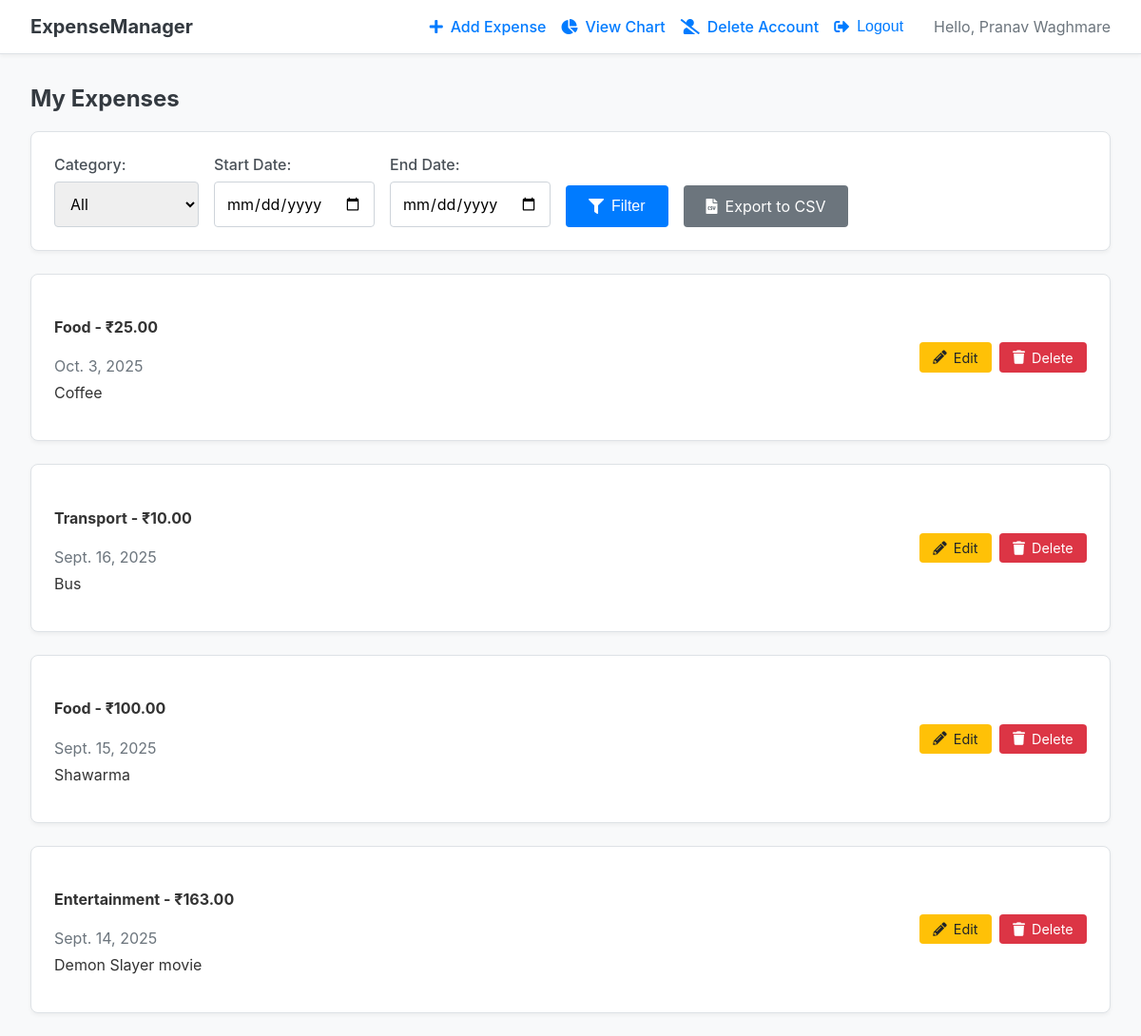
Screenshot of / (signed in) with the database file from the repository.
### expenses/models.py (models this page shows, shortened)
class Expense(models.Model):
    CATEGORY_CHOICES = [
        ('Entertainment', 'Entertainment'),
        ('Food', 'Food'),
        ('Transport', 'Transport'),
        ('Bills', 'Bills'),
        ('Healthcare', 'Healthcare'),
        ('Other', 'Other'),
    ]
    user = models.ForeignKey(User, on_delete=models.CASCADE)
    date = models.DateField()
    amount = models.DecimalField(max_digits=10, decimal_places=2)  # Using DecimalField is best practice for currency
    category = models.CharField(max_length=100, choices=CATEGORY_CHOICES)
    description = models.TextField(blank=True, null=True)  # Optional description

### expenses/views.py (the view)
# urls.py: path('', views.view_expenses, name='view_expenses'), # Dashboard/Home Page [cite: 76]
@login_required
def view_expenses(request):
    expenses = Expense.objects.filter(user=request.user).order_by('-date')
    categories = Expense.objects.filter(user=request.user).values_list('category', flat=True).distinct()
    category_filter = request.GET.get('category')
    start_date_filter = request.GET.get('start_date')
    end_date_filter = request.GET.get('end_date')
    if category_filter:
        expenses = expenses.filter(category=category_filter)
    if start_date_filter:
        expenses = expenses.filter(date__gte=start_date_filter)
    if end_date_filter:
        expenses = expenses.filter(date__lte=end_date_filter)
    context = {
        'expenses': expenses,
        'categories': categories,
    }
    return render(request, 'expenses/view_expenses.html', context)

### expenses/templates/expenses/view_expenses.html (shortened to what this page needs)
{% extends 'expenses/base.html' %}
{% block content %}
    <h2>My Expenses</h2>
    <form method="get" class="card">
        <div style="display: flex; align-items: flex-end; gap: 1em; flex-wrap: wrap;">
            <div class="filter-form">
                <label for="category">Category:</label>
                <select name="category" id="category">
                    <option value="">All</option>
                </select>
            </div>
            <div class="filter-form">
                <label for="start_date">Start Date:</label>
                <input type="date" name="start_date" id="start_date" value="{{ request.GET.start_date }}">
            </div>
            <div class="filter-form">
                <label for="end_date">End Date:</label>
                <input type="date" name="end_date" id="end_date" value="{{ request.GET.end_date }}">
            </div>
            <div style="display: flex; gap: 1em;">
                <button type="submit"><i class="fas fa-filter"></i>Filter</button>
                <a href="{% url 'export_to_csv' %}" class="btn btn-secondary"><i class="fas fa-file-csv"></i>Export to CSV</a>
            </div>
        </div>
    </form>
    {% for expense in expenses %}
        <div class="card">
            <div style="display: flex; justify-content: space-between; align-items: center;">
                <div>
                    <h4>{{ expense.category }} - ₹{{ expense.amount }}</h4>
                    <p style="margin: 0; color: #6c757d;">{{ expense.date }}</p>
                    {% if expense.description %}<p style="margin-top: 0.5em;">{{ expense.description }}</p>{% endif %}
                </div>
                <div style="display: flex; gap: 0.5em;">
                    <a href="{% url 'edit_expense' expense.id %}" class="btn btn-sm btn-edit"><i class="fas fa-pencil-alt"></i>Edit</a>
                    <a href="{% url 'delete_expense' expense.id %}" class="btn btn-sm btn-delete"><i class="fas fa-trash"></i>Delete</a>
                </div>
            </div>
        </div>
    {% empty %}
        <div class="card">
            <p>No expenses found. Add your first one!</p>
        </div>
    {% endfor %}
{% endblock %}

### expenses/templates/expenses/base.html (shortened to what this page needs)
<!DOCTYPE html>
<html lang="en">
<head>
    <link rel="stylesheet" href="https://cdnjs.cloudflare.com/ajax/libs/font-awesome/5.15.4/css/all.min.css">
</head>
<body>
    <nav>
        <div class="nav-left">
            <a href="{% url 'view_expenses' %}">ExpenseManager</a>
        </div>
        <div class="nav-right">
            {% if user.is_authenticated %}
                <a href="{% url 'add_expense' %}"><i class="fas fa-plus"></i>Add Expense</a>
                <a href="{% url 'chart' %}"><i class="fas fa-chart-pie"></i>View Chart</a>
                <a href="{% url 'delete_account' %}"><i class="fas fa-user-slash"></i>Delete Account</a>
                <form action="{% url 'logout' %}" method="post" style="display: inline;">
                    {% csrf_token %} <button type="submit"><i class="fas fa-sign-out-alt"></i>Logout</button>
                </form>
                <span>Hello, {% if user.first_name %}{{ user.get_full_name }}{% else %}{{ user.username }}{% endif %}</span>
            {% else %}
                <a href="{% url 'login' %}"><i class="fas fa-sign-in-alt"></i>Login</a>
                <a href="{% url 'signup' %}"><i class="fas fa-user-plus"></i>Sign Up</a>
            {% endif %}
        </div>
    </nav>
    <main>
        {% block content %}{% endblock %}
    </main>
</body>
</html>

### expenses/templates/expenses/base.html (style rules this page uses)
body { font-family: -apple-system, BlinkMacSystemFont, "Segoe UI", Roboto, "Helvetica Neue", Arial, sans-serif; margin: 0; background-color: #f8f9fa; color: #333; transition: background-color 0.3s; }
nav { background: #fff; padding: 1em 2em; margin-bottom: 2em; border-bottom: 1px solid #dee2e6; display: flex; justify-content: space-between; align-items: center; box-shadow: 0 2px 4px rgba(0,0,0,0.05); }
nav a, .nav-right form button { margin-right: 1em; text-decoration: none; color: #007bff; font-weight: 500; transition: color 0.2s, transform 0.2s; display: inline-flex; align-items: center; }
nav a i, .nav-right form button i { margin-right: 0.5em; }
.nav-right form button { background: none; border: none; cursor: pointer; padding: 0; font-size: 1rem; }
.nav-left a { font-size: 1.25rem; font-weight: bold; color: #343a40; }
.nav-right { display: flex; align-items: center; }
.nav-right span { margin-left: 1em; color: #6c757d; }
main { padding: 0 2em; }
.card { background: #fff; border: 1px solid #dee2e6; padding: 1.5em; margin-bottom: 1.5em; border-radius: 0.5rem; box-shadow: 0 2px 4px rgba(0,0,0,0.05); transition: transform 0.2s, box-shadow 0.2s; }
h2, h3 { color: #343a40; }
form label { margin-bottom: 0.5em; font-weight: 500; color: #495057; }
.filter-form label { display: block; margin-bottom: 0.5em; }
input[type="text"], input[type="password"], input[type="email"], input[type="date"], input[type="number"], select, textarea { width: 100%; padding: 0.75em; border: 1px solid #ced4da; border-radius: 0.25rem; box-sizing: border-box; font-family: inherit; font-size: 1rem; transition: border-color 0.2s, box-shadow 0.2s; }
.btn, button[type="submit"] { padding: 0.75em 1.5em; border: none; border-radius: 0.25rem; cursor: pointer; font-size: 1rem; text-decoration: none; text-align: center; transition: background-color 0.2s, transform 0.2s; display: inline-flex; align-items: center; justify-content: center; }
.btn i, button[type="submit"] i { margin-right: 0.5em; }
button[type="submit"] { background-color: #007bff; color: #fff; }
.btn-sm { padding: 0.5em 1em; font-size: 0.9rem; }
.btn-edit { background-color: #ffc107; color: #212529; }
.btn-delete { background-color: #dc3545; color: #fff; }
.btn-secondary { background-color: #6c757d; color: #fff; }

### rows the page displays
Expense: category "Food", amount "25.00", date "Oct. 3, 2025", description "Coffee"
Expense: category "Transport", amount "10.00", date "Sept. 16, 2025", description "Bus"
Expense: category "Food", amount "100.00", date "Sept. 15, 2025", description "Shawarma"
Expense: category "Entertainment", amount "163.00", date "Sept. 14, 2025", description "Demon Slayer movie"

### other values shown
{{ user.get_full_name }} "Pranav Waghmare"
